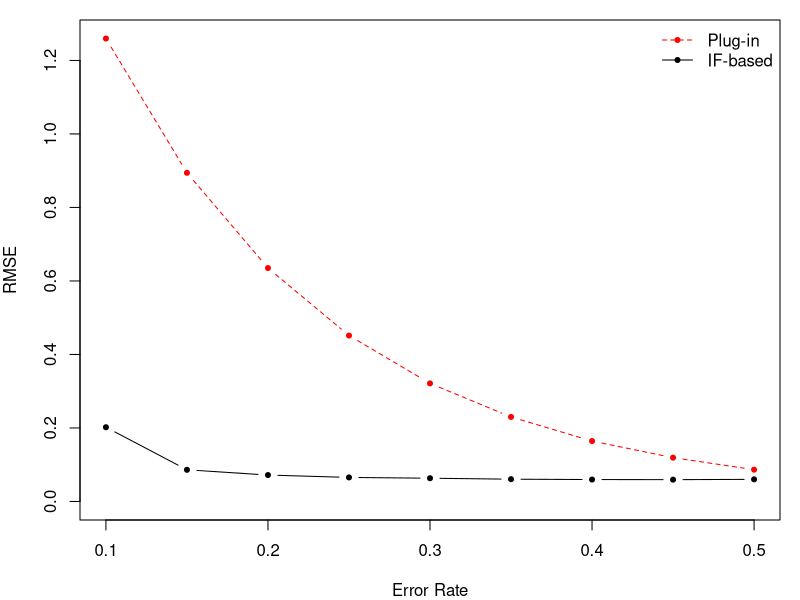

Recreate this plot in R.
## one simulation replication
## target parameter is phi(a = 1, s = 1, ~x = x0 = 1)
replication <- function(n, err) {
  
  h <- 2.5
  X0 <-  rbinom(n, 1, 0.5) # covariate define \tilde{x}
  X1 <- runif(n) # another confounder
  S <- rbinom(n, 1, plogis(-0.2 + 1.2 * X1 + 0.5 * X0)) # 2 data sources (1 and 0)
  epsilon <- 0.10 # bounding treatment probabilities away from zero
  A <- rbinom(n, 1, pmin(pmax(epsilon, ifelse(S == 1,
                                              plogis(0.8 - 0.8 * X1 + 0.9 * X0),
                                              plogis(-0.8 + 0.8 * X1 - 0.9 * X0))),
                         1 - epsilon))
  Y <- rnorm(n, 5.2 + (1.2 - 0.6 * X0)*A + X0 - 1.2 * X1, 1)
  
  q.1 <- plogis(-0.2 + 1.2 * X1 + 0.5 * X0 + 1.3 * h * rnorm(n, 1/n^err, 1/n^err))
  eta.1 <- plogis(qlogis(plogis(-0.2 + 1.2 * X1 + 0.5 * X0) * plogis(0.8 - 0.8 * X1 + 0.9 * X0) +
    (1 - plogis(-0.2 + 1.2 * X1 + 0.5 * X0)) * plogis(-0.8 + 0.8 * X1 - 0.9 * X0)) +
                    1.3 * h * rnorm(n, 1/n^err, 1/n^err))
  mu.1 <- 5.2 + (1.2 - 0.6 * X0) + X0 - 1.2 * X1 + h * rnorm(n, 1/n^err, 1/n^err)
  
  ## plug-in estimator
  plug.l <- 1 * (S == 1 & X0 == 1) * mu.1 / mean(S == 1 & X0 == 1)
  
  ## IF-based estimator
  IF.l <- (1 * (S == 1 & X0 == 1) * mu.1 + 
             1 * (A == 1 & X0 == 1) * q.1 * (Y - mu.1) / eta.1) / 
    mean(S == 1 & X0 == 1)
  
  return(c(plug = mean(plug.l), IF = mean(IF.l)))
  
}

set.seed(590)
R <- 5000
n <- 1000
err <- seq(0.10, 0.5, by = 0.05)

res <- sapply(1:length(err), function(l) {
  err.l <- err[l]
  sapply(1:R, FUN = function(j) {
    replication(n, err.l)
  })
}, simplify = "array")
res <- aperm(res, c(3, 2, 1))

### FIND TRUTH
N <- 10000000
X0 <-  rbinom(N, 1, 0.5) # covariate define \tilde{x}
X1 <- runif(N) # another confounder
S <- rbinom(N, 1, plogis(-0.2 + 1.2 * X1 + 0.5 * X0)) # 2 data sources (1 and 0)
epsilon <- 0.10 # bounding treatment probabilities away from zero
A <- rbinom(N, 1, pmin(pmax(epsilon, ifelse(S == 1,
                                            plogis(0.8 - 0.8 * X1 + 0.9 * X0),
                                            plogis(-0.8 + 0.8 * X1 - 0.9 * X0))),
                       1 - epsilon))
Y <- rnorm(N, 5.2 + (1.2 - 0.6 * X0)*A + X0 - 1.2 * X1, 1)
truth <- mean(5.2 + (1.2 - 0.6) + 1 - 1.2 * X1[S == 1])

rmse <- function(res) {
  sqrt(colMeans((res - truth)^2))
}

res.rmse <- cbind.data.frame(err, t(apply(res, 1, rmse)))

par(mar = c(4,4,1,1), mfrow = c(1,1))
plot(res.rmse$err, res.rmse$plug, type = "b", xlim = c(0.10, 0.5), pch=20,
     ylim = c(0, max(c(res.rmse$IF, res.rmse$plug))), 
     lty = "dashed", col = "red", ylab = "RMSE", xlab = "Error Rate")
lines(res.rmse$err, res.rmse$IF, type = "b", pch = 20)
legend("topright", lty = c("dashed","solid"), pch = 20,
       col = c("red", "black"), bty = "n",
       legend = c("Plug-in", "IF-based"))
